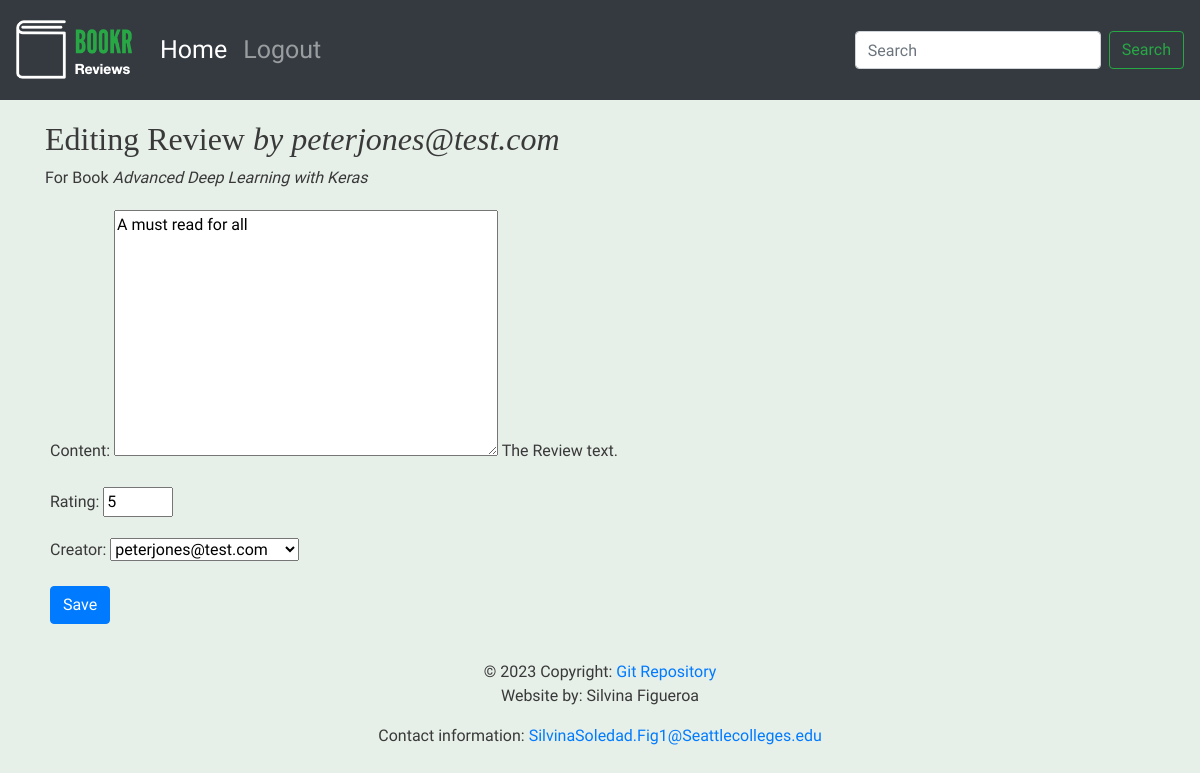
/books/1/reviews/1/, run on an earlier commit of the app's database.
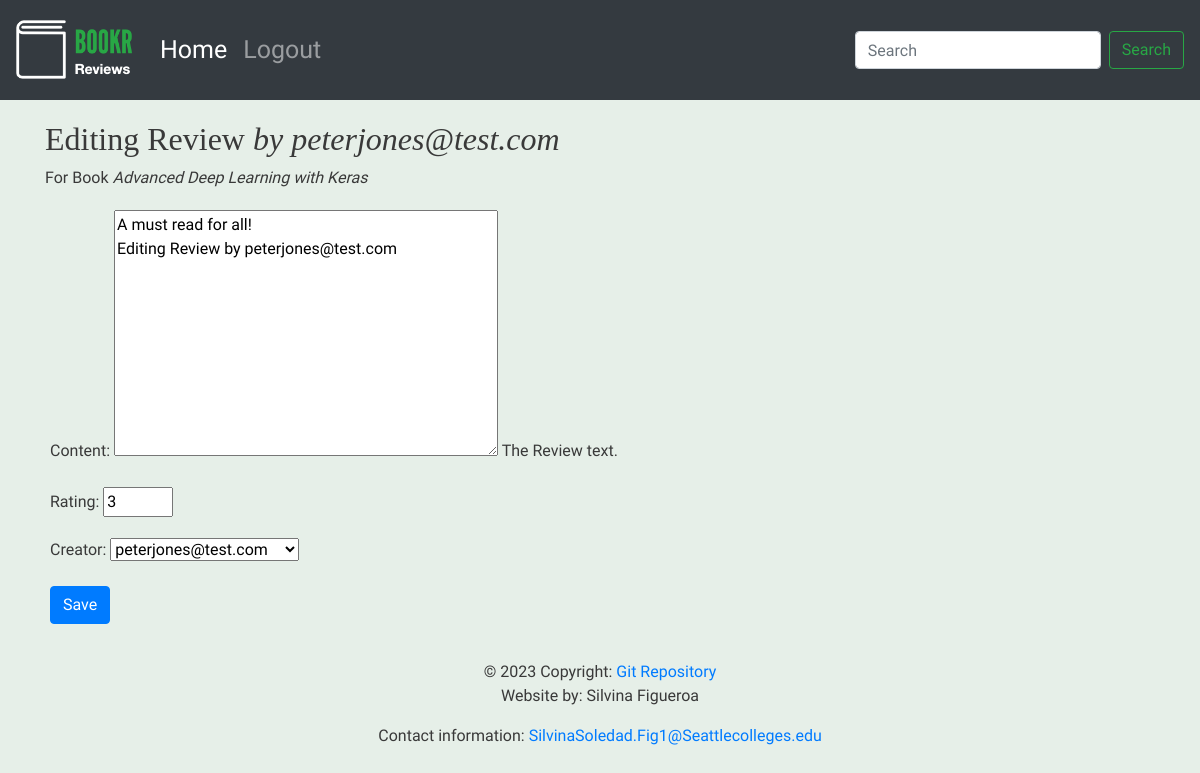
And on a later commit of the database.
### reviews/models.py (models this page shows)
class Review(models.Model):
    content = models.TextField(help_text="The Review text.")
    rating = models.IntegerField(help_text="The rating the reviewer has given.")
    date_created = models.DateTimeField(auto_now_add=True,
                                        help_text="The date and time the review was created.")
    date_edited = models.DateTimeField(null=True,
                                       help_text="The date and time the review was last edited.")
    creator = models.ForeignKey(auth.get_user_model(), on_delete=models.CASCADE)
    book = models.ForeignKey(Book, on_delete=models.CASCADE,
                             help_text="The Book that this review is for.")
    def __str__(self):
        return f"by {self.creator.username}"

### reviews/views.py (the view)
# urls.py: path('books/<int:book_pk>/reviews/<int:review_pk>/', views.review_edit, name='review_edit'),
def review_edit(request, book_pk, review_pk=None):
    book = get_object_or_404(Book, pk=book_pk)
    if review_pk is not None:
        review = get_object_or_404(Review, book_id=book_pk, pk=review_pk)
    else:
        review = None
    if request.method == "POST":
        form = ReviewForm(request.POST, instance=review)
        if form.is_valid():
            updated_review = form.save(False)
            updated_review.book = book
            if review is None:
                messages.success(request, "Review for book \"{}\" created successfully.".format(book.title))
            else:
                updated_review.date_edited = timezone.now()
                messages.success(request, "Review for book \"{}\" updated successfully.".format(book.title))
            updated_review.save()
            return redirect("book_details", book.pk)
    else:
        form = ReviewForm(instance=review)
    return render(request, "reviews/instance-form.html",
                  {"instance": review, "model_type": "Review", "form": form,
                   "related_model_type": "Book", "related_instance": book})

### reviews/forms.py
class ReviewForm (forms.ModelForm):
    class Meta:
        model = Review
        exclude= ("date_edited", "book")
    rating = forms.IntegerField(min_value=0, max_value=5)

### reviews/models.py (called while the page is built)
    def __str__(self):
        return self.title

### reviews/templates/reviews/instance-form.html (shortened to what this page needs)
{% extends 'reviews/review_base.html' %}
{% block content %}
<div style="margin-left: 20px; padding-left: 10px; padding-top: 20px;">
    <h2>
        {% if instance %}
            Editing {{ model_type }} <em>{{ instance }}</em>
        {% else %}
            New {{ model_type }}
        {% endif %}
    </h2>
        {% if related_model_type and related_instance %}
           <p>For {{related_model_type}} <em>{{related_instance}}</em></p>
        {% endif %}
</div>
  <form method="Post" {% if is_file_upload %}enctype="multipart/form-data" {% endif %} class="container">
      {{ form.as_p }}
    <button type="submit" class="btn btn-primary">
      {% if instance is not None %}
      Save
      {%else%}
      Create {%endif%}
    </button>
  </form>
{%endblock%}

What changed in the data, as far as the page shows it:
changed Review "peterjones@test.com": content "A must read for all" → "A must read for all! Editing Review by peterjones@test.com"; rating "5" → "3"
